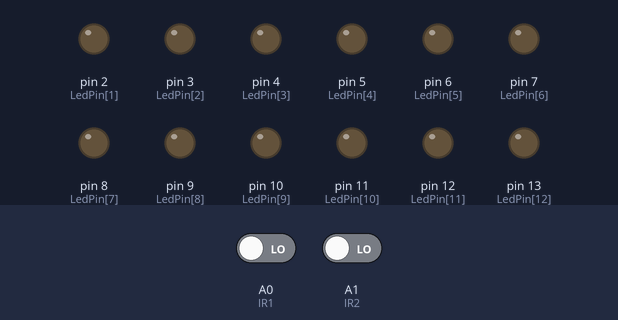
Bench run of a sketch on a simulated Arduino Uno, built with avr-gcc and run on an emulated ATmega328P. Shown: output pins drawn as LEDs (lit = HIGH). Inputs (shaded band) come from the test bench; at power-on: A0 (IR1) LOW, A1 (IR2) LOW. Pins used as bus, display or sensor lines are not drawn.

Above: at 1.2 s.
1.3 s: A0 (IR1) driven HIGH
At 3.4 s:
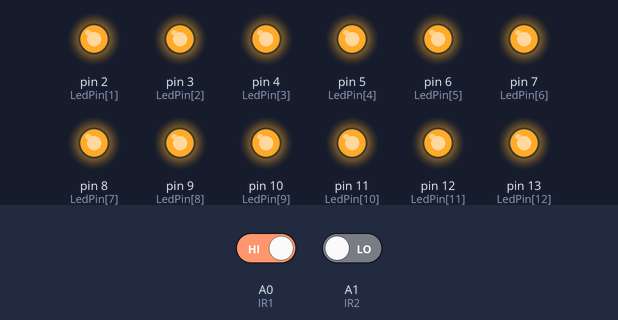
4.3 s: A0 (IR1) driven LOW
At 5.5 s:
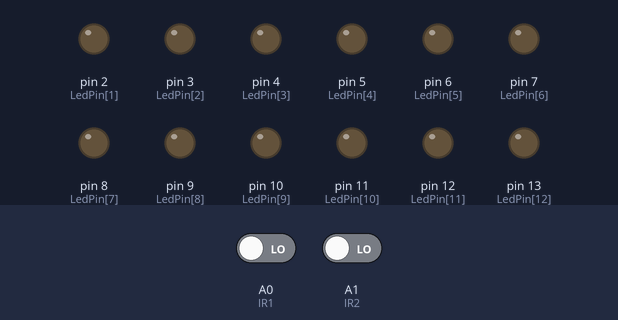
6.7 s: A1 (IR2) driven HIGH
At 6.85 s:
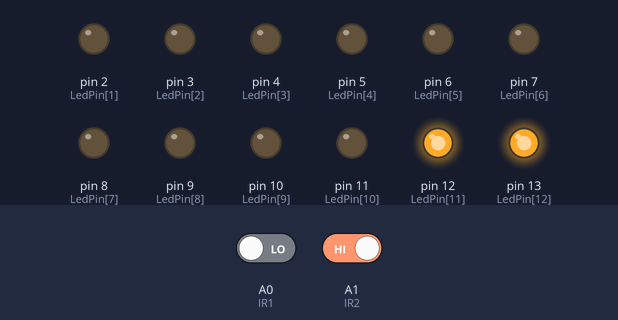
9.7 s: A1 (IR2) driven LOW
At 12.0 s:
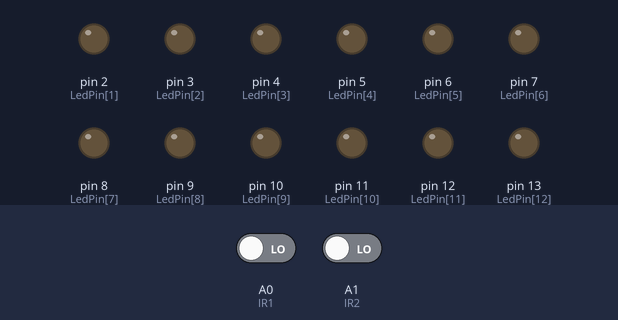
Timing chart, 0 to 13.1 s (numbered marks = the images above; inputs shaded):
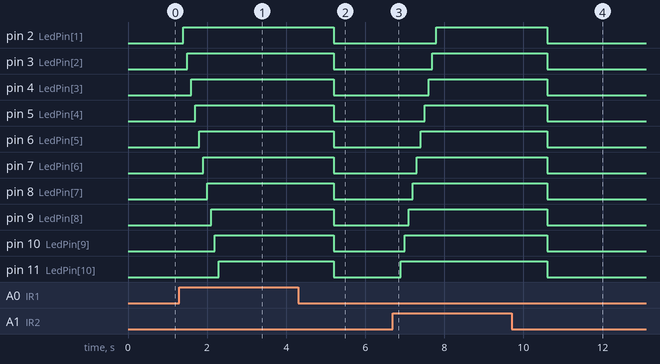

Measured:
- after the input at 1.3 s, pin 2 (LedPin[1]): LOW → HIGH after 0.10 s; pin 3 (LedPin[2]): LOW → HIGH after 0.20 s; pin 4 (LedPin[3]): LOW → HIGH after 0.30 s; pin 5 (LedPin[4]): LOW → HIGH after 0.40 s; pin 6 (LedPin[5]): LOW → HIGH after 0.50 s
- after the input at 4.3 s, pin 2 (LedPin[1]), pin 3 (LedPin[2]), pin 4 (LedPin[3]), pin 5 (LedPin[4]), pin 6 (LedPin[5]), pin 7 (LedPin[6]), pin 8 (LedPin[7]), pin 9 (LedPin[8]), pin 10 (LedPin[9]), pin 11 (LedPin[10]), pin 12 (LedPin[11]), pin 13 (LedPin[12]): HIGH → LOW after 0.90 s
- after the input at 6.7 s, pin 2 (LedPin[1]): LOW → HIGH after 1.1 s; pin 3 (LedPin[2]): LOW → HIGH after 1.0 s; pin 4 (LedPin[3]): LOW → HIGH after 0.90 s; pin 5 (LedPin[4]): LOW → HIGH after 0.80 s; pin 6 (LedPin[5]): LOW → HIGH after 0.70 s
- after the input at 9.7 s, pin 2 (LedPin[1]), pin 3 (LedPin[2]), pin 4 (LedPin[3]), pin 5 (LedPin[4]), pin 6 (LedPin[5]), pin 7 (LedPin[6]), pin 8 (LedPin[7]), pin 9 (LedPin[8]), pin 10 (LedPin[9]), pin 11 (LedPin[10]), pin 12 (LedPin[11]), pin 13 (LedPin[12]): HIGH → LOW after 0.90 s

The sketch:

Syst_me_d__clairage_d_escalier_automatique.ino
```cpp
const int IR1=A0;
const int IR2=A1;
const int LedPin[]={0,2,3,4,5,6,7,8,9,10,11,12,13};
int i,j;
int D=100;
void setup()
{
  // put your setup code here, to run once:
  Serial.begin(9600);
  //Serial.println("LedPin[]");
  for(i=0;i<=12;i++)
  {
    pinMode(LedPin[i],OUTPUT);
    //Serial.println(LedPin[i]);
    //delay(100);
  }
  pinMode(IR1,INPUT);
  pinMode(IR2,INPUT);
}

void loop()
{
  // put your main code here, to run repeatedly:
  if(digitalRead(IR1)==HIGH)
  {
    LedsUpON();
  }
  else if(digitalRead(IR2)==HIGH)
  {
    LedsDownON();
  }
  else
  {
    LedsOFF();
  }
}


void LedsUpON()
{
  digitalWrite(0,HIGH);
  delay(D);
  digitalWrite(2,HIGH);
  delay(D);
  digitalWrite(3,HIGH);
  delay(D);
  digitalWrite(4,HIGH);
  delay(D);
  digitalWrite(5,HIGH);
  delay(D);
  digitalWrite(6,HIGH);
  delay(D);
  digitalWrite(7,HIGH);
  delay(D);
  digitalWrite(8,HIGH);
  delay(D);
  digitalWrite(9,HIGH);
  delay(D);
  digitalWrite(10,HIGH);
  delay(D);
  digitalWrite(11,HIGH);
  delay(D);
  digitalWrite(12,HIGH);
  delay(D);
  digitalWrite(13,HIGH);
  delay(D);
}


void LedsDownON()
{
  digitalWrite(13,HIGH);
  delay(D);
  digitalWrite(12,HIGH);
  delay(D);
  digitalWrite(11,HIGH);
  delay(D);
  digitalWrite(10,HIGH);
  delay(D);
  digitalWrite(9,HIGH);
  delay(D);
  digitalWrite(8,HIGH);
  delay(D);
  digitalWrite(7,HIGH);
  delay(D);
  digitalWrite(6,HIGH);
  delay(D);
  digitalWrite(5,HIGH);
  delay(D);
  digitalWrite(4,HIGH);
  delay(D);
  digitalWrite(3,HIGH);
  delay(D);
  digitalWrite(2,HIGH);
  delay(D);
  digitalWrite(0,HIGH);
  delay(D);
}


void LedsOFF()
{
  for(i=0;i<=12;i++)
  {
    digitalWrite(LedPin[i],LOW);
  }
} 
```
